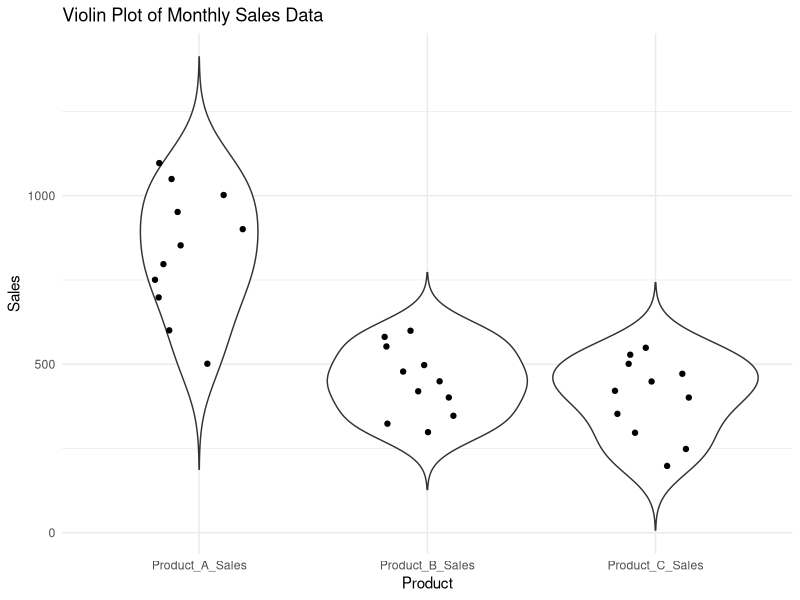

Here is the R script that generated this plot:
# Load necessary libraries
library(ggplot2)
library(tidyr)

# Dataset
data <- data.frame(
  Month = c('Jan', 'Feb', 'Mar', 'Apr', 'May', 'Jun', 'Jul', 'Aug', 'Sep', 'Oct', 'Nov'),
  Product_A_Sales = c(500, 600, 700, 800, 750, 850, 900, 950, 1000, 1050, 1100),
  Product_B_Sales = c(300, 320, 350, 400, 420, 450, 480, 500, 550, 580, 600),
  Product_C_Sales = c(200, 250, 300, 350, 400, 420, 450, 470, 500, 530, 550)
)

# Reshape the data to long format
data_long <- gather(data, key = "Product", value = "Sales", -Month)

# Create the violin plot
ggplot(data_long, aes(x = Product, y = Sales)) +
  geom_violin(trim = FALSE) +
  geom_jitter(width = 0.2) +
  labs(title = 'Violin Plot of Monthly Sales Data',
       x = 'Product',
       y = 'Sales') +
  theme_minimal()
